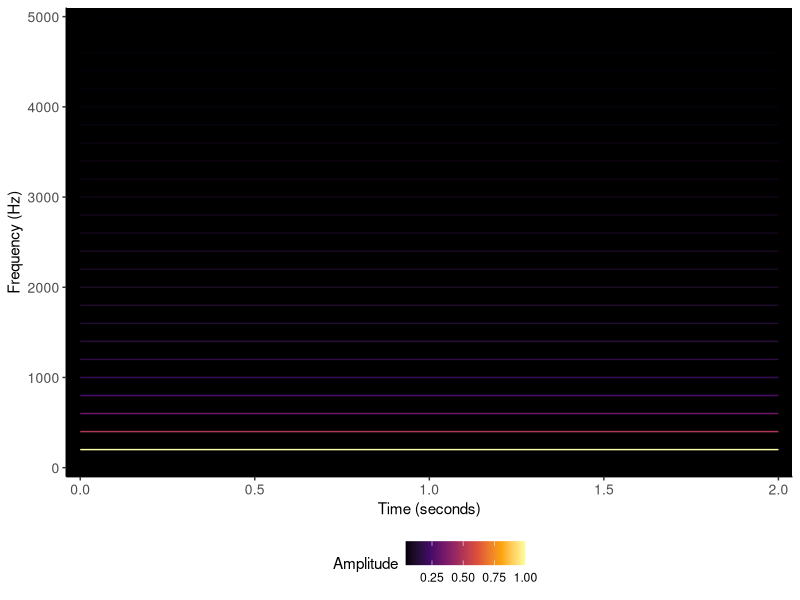
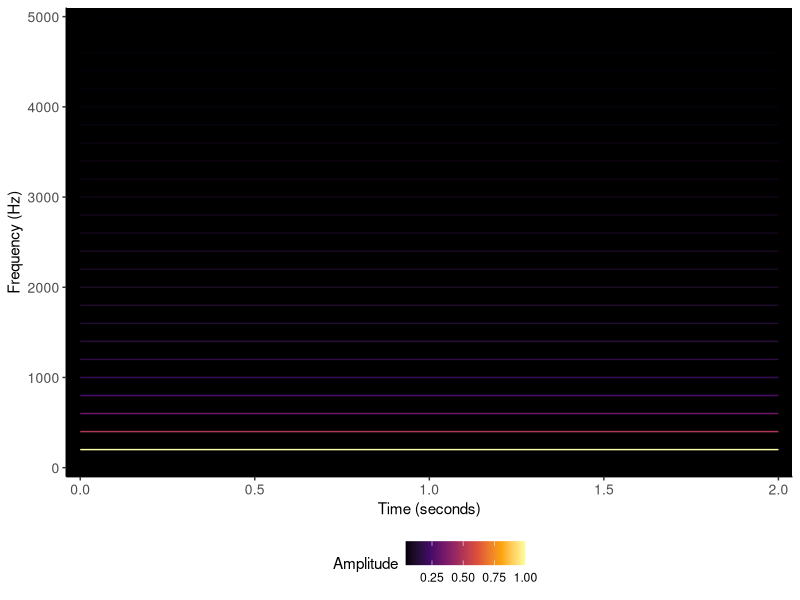

Write the R code that produced these figures, in order.
library(tidyverse)

# Reverse sawtooth wave spectrogram
# Period: 0.005 s -> Fundamental frequency: 200 Hz
# Harmonics at n * 200 Hz with amplitude 1/n

fundamental_freq <- 200  # Hz
n_harmonics <- 25
time_duration <- 2  # seconds

# Create data for the spectrogram
# For a stationary signal, amplitude is constant across time
spectrogram_data <- tibble(
  harmonic = 1:n_harmonics,
  frequency = harmonic * fundamental_freq,
  amplitude = 1 / harmonic
)

# Create the spectrogram plot
p <- ggplot(spectrogram_data, aes(y = frequency)) +
  geom_segment(
    aes(x = 0, xend = time_duration, yend = frequency, color = amplitude),
    linewidth = 0.5
  ) +
  scale_x_continuous(
    name = "Time (seconds)",
    breaks = seq(0, 2, by = 0.5),
    limits = c(0, 2),
    expand = c(0.02, 0)
  ) +
  scale_y_continuous(
    name = "Frequency (Hz)",
    breaks = seq(0, 5000, by = 1000),
    limits = c(0, 5000),
    expand = c(0.02, 0)
  ) +
  scale_color_viridis_c(name = "Amplitude", option = "inferno") +
  theme_classic() +
  theme(
    panel.background = element_rect(fill = "black"),
    axis.text = element_text(size = 10),
    axis.title = element_text(size = 11),
    legend.position = "bottom"
  )

print(p)

ggsave("extra_plots/spectrogram.png", width = 4, height = 4, dpi = 300)

